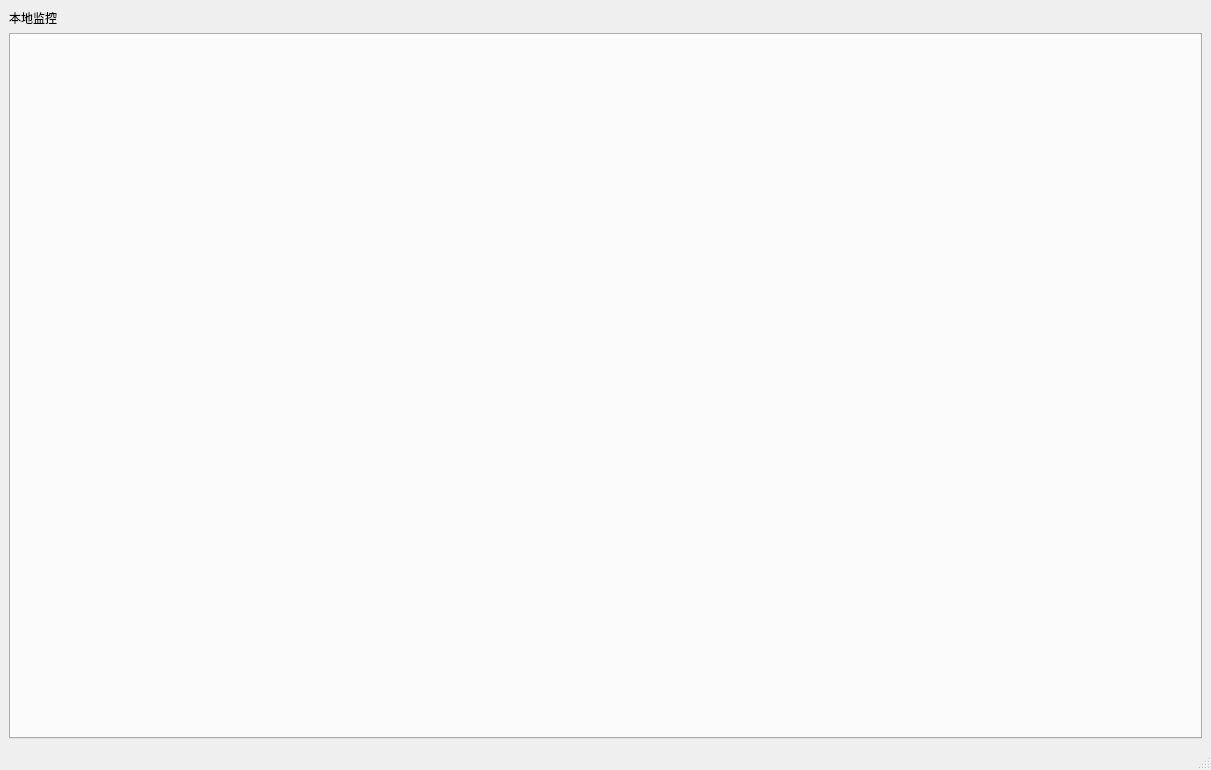
<?xml version="1.0" encoding="UTF-8"?>
<ui version="4.0">
 <class>MainWindow</class>
 <widget class="QMainWindow" name="MainWindow">
  <property name="geometry">
   <rect>
    <x>0</x>
    <y>0</y>
    <width>1211</width>
    <height>770</height>
   </rect>
  </property>
  <property name="windowTitle">
   <string>MainWindow</string>
  </property>
  <widget class="QWidget" name="centralwidget">
   <layout class="QVBoxLayout" name="verticalLayout">
    <item>
     <widget class="QLabel" name="label">
      <property name="text">
       <string>本地监控</string>
      </property>
     </widget>
    </item>
    <item>
     <widget class="QTabWidget" name="tabWidget">
      <property name="currentIndex">
       <number>-1</number>
      </property>
     </widget>
    </item>
   </layout>
  </widget>
  <widget class="QMenuBar" name="menubar">
   <property name="geometry">
    <rect>
     <x>0</x>
     <y>0</y>
     <width>1211</width>
     <height>26</height>
    </rect>
   </property>
  </widget>
  <widget class="QStatusBar" name="statusBar"/>
 </widget>
 <resources/>
 <connections/>
</ui>
